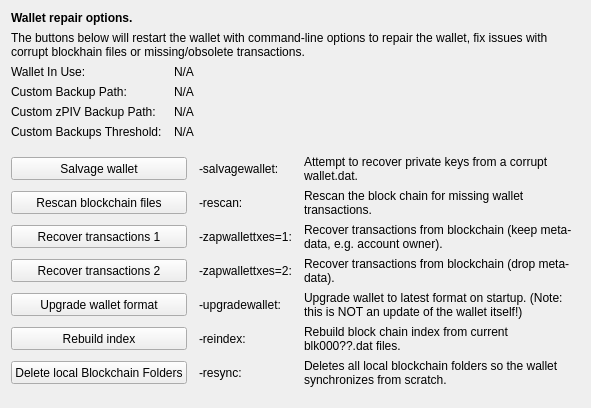
     <widget class="QWidget" name="tab_repair">
      <attribute name="title">
       <string>&amp;Wallet Repair</string>
      </attribute>
      <layout class="QGridLayout" name="gridLayout_4" columnstretch="0,0,0,0">
       <property name="horizontalSpacing">
        <number>12</number>
       </property>
       <item row="0" column="0" colspan="4">
        <widget class="QLabel" name="label_repair_header">
         <property name="font">
          <font>
           <weight>75</weight>
           <bold>true</bold>
          </font>
         </property>
         <property name="text">
          <string>Wallet repair options.</string>
         </property>
        </widget>
       </item>
       <item row="1" column="0" colspan="4">
        <widget class="QLabel" name="label_repair_helptext">
         <property name="font">
          <font>
           <weight>50</weight>
           <bold>false</bold>
          </font>
         </property>
         <property name="text">
          <string>The buttons below will restart the wallet with command-line options to repair the wallet, fix issues with corrupt blockhain files or missing/obsolete transactions.</string>
         </property>
         <property name="wordWrap">
          <bool>true</bool>
         </property>
        </widget>
       </item>
       <item row="2" column="0">
        <widget class="QLabel" name="wallet_path_label">
         <property name="text">
          <string>Wallet In Use:</string>
         </property>
        </widget>
       </item>
       <item row="2" column="1" colspan="3">
        <widget class="QLabel" name="wallet_path">
         <property name="cursor">
          <cursorShape>IBeamCursor</cursorShape>
         </property>
         <property name="text">
          <string>N/A</string>
         </property>
         <property name="textFormat">
          <enum>Qt::PlainText</enum>
         </property>
         <property name="textInteractionFlags">
          <set>Qt::LinksAccessibleByMouse|Qt::TextSelectableByKeyboard|Qt::TextSelectableByMouse</set>
         </property>
        </widget>
       </item>
       <item row="3" column="0">
        <widget class="QLabel" name="wallet_custombackuppath_label">
         <property name="text">
          <string>Custom Backup Path:</string>
         </property>
         <property name="visible">
          <bool>false</bool>
         </property>
        </widget>
       </item>
       <item row="3" column="1" colspan="3">
        <widget class="QLabel" name="wallet_custombackuppath">
         <property name="cursor">
          <cursorShape>IBeamCursor</cursorShape>
         </property>
         <property name="text">
          <string>N/A</string>
         </property>
         <property name="textFormat">
          <enum>Qt::PlainText</enum>
         </property>
         <property name="textInteractionFlags">
          <set>Qt::LinksAccessibleByMouse|Qt::TextSelectableByKeyboard|Qt::TextSelectableByMouse</set>
         </property>
         <property name="visible">
          <bool>false</bool>
         </property>
        </widget>
       </item>
       <item row="4" column="0">
        <widget class="QLabel" name="wallet_customzpivbackuppath_label">
         <property name="text">
          <string>Custom zPIV Backup Path:</string>
         </property>
         <property name="visible">
          <bool>false</bool>
         </property>
        </widget>
       </item>
       <item row="4" column="1" colspan="3">
        <widget class="QLabel" name="wallet_customzpivbackuppath">
         <property name="cursor">
          <cursorShape>IBeamCursor</cursorShape>
         </property>
         <property name="text">
          <string>N/A</string>
         </property>
         <property name="textFormat">
          <enum>Qt::PlainText</enum>
         </property>
         <property name="textInteractionFlags">
          <set>Qt::LinksAccessibleByMouse|Qt::TextSelectableByKeyboard|Qt::TextSelectableByMouse</set>
         </property>
         <property name="visible">
          <bool>false</bool>
         </property>
        </widget>
       </item>
       <item row="5" column="0">
        <widget class="QLabel" name="wallet_custombackupthreshold_label">
         <property name="text">
          <string>Custom Backups Threshold:</string>
         </property>
         <property name="visible">
          <bool>false</bool>
         </property>
        </widget>
       </item>
       <item row="5" column="1" colspan="3">
        <widget class="QLabel" name="wallet_custombackupthreshold">
         <property name="cursor">
          <cursorShape>IBeamCursor</cursorShape>
         </property>
         <property name="text">
          <string>N/A</string>
         </property>
         <property name="textFormat">
          <enum>Qt::PlainText</enum>
         </property>
         <property name="textInteractionFlags">
          <set>Qt::LinksAccessibleByMouse|Qt::TextSelectableByKeyboard|Qt::TextSelectableByMouse</set>
         </property>
         <property name="visible">
          <bool>false</bool>
         </property>
        </widget>
       </item>
       <item row="6" column="0">
        <spacer name="verticalSpacer_repair1">
         <property name="orientation">
          <enum>Qt::Vertical</enum>
         </property>
         <property name="sizeHint" stdset="0">
          <size>
           <width>10</width>
           <height>10</height>
          </size>
         </property>
        </spacer>
       </item>
       <item row="7" column="0" colspan="2">
        <widget class="QPushButton" name="btn_salvagewallet">
         <property name="minimumSize">
          <size>
           <width>100</width>
           <height>23</height>
          </size>
         </property>
         <property name="text">
          <string>Salvage wallet</string>
         </property>
        </widget>
       </item>
       <item row="7" column="2">
        <widget class="QLabel" name="label_repair_salvage_command">
         <property name="text">
          <string notr="true">-salvagewallet:</string>
         </property>
        </widget>
       </item>
       <item row="7" column="3">
        <widget class="QLabel" name="label_repair_salvage">
         <property name="text">
          <string>Attempt to recover private keys from a corrupt wallet.dat.</string>
         </property>
         <property name="wordWrap">
          <bool>true</bool>
         </property>
        </widget>
       </item>
       <item row="8" column="0" colspan="2">
        <widget class="QPushButton" name="btn_rescan">
         <property name="minimumSize">
          <size>
           <width>100</width>
           <height>23</height>
          </size>
         </property>
         <property name="text">
          <string>Rescan blockchain files</string>
         </property>
        </widget>
       </item>
       <item row="8" column="2">
        <widget class="QLabel" name="label_repair_rescan_command">
         <property name="text">
          <string notr="true">-rescan:</string>
         </property>
        </widget>
       </item>
       <item row="8" column="3">
        <widget class="QLabel" name="label_repair_rescan">
         <property name="text">
          <string>Rescan the block chain for missing wallet transactions.</string>
         </property>
         <property name="wordWrap">
          <bool>true</bool>
         </property>
        </widget>
       </item>
       <item row="9" column="0" colspan="2">
        <widget class="QPushButton" name="btn_zapwallettxes1">
         <property name="minimumSize">
          <size>
           <width>100</width>
           <height>23</height>
          </size>
         </property>
         <property name="text">
          <string>Recover transactions 1</string>
         </property>
        </widget>
       </item>
       <item row="9" column="2">
        <widget class="QLabel" name="label_repair_zap1_command">
         <property name="text">
          <string notr="true">-zapwallettxes=1:</string>
         </property>
        </widget>
       </item>
       <item row="9" column="3">
        <widget class="QLabel" name="label_repair_zap1">
         <property name="text">
          <string>Recover transactions from blockchain (keep meta-data, e.g. account owner).</string>
         </property>
         <property name="wordWrap">
          <bool>true</bool>
         </property>
        </widget>
       </item>
       <item row="10" column="0" colspan="2">
        <widget class="QPushButton" name="btn_zapwallettxes2">
         <property name="minimumSize">
          <size>
           <width>100</width>
           <height>23</height>
          </size>
         </property>
         <property name="text">
          <string>Recover transactions 2</string>
         </property>
        </widget>
       </item>
       <item row="10" column="2">
        <widget class="QLabel" name="label_repair_zap2_command">
         <property name="text">
          <string notr="true">-zapwallettxes=2:</string>
         </property>
        </widget>
       </item>
       <item row="10" column="3">
        <widget class="QLabel" name="label_repair_zap2">
         <property name="text">
          <string>Recover transactions from blockchain (drop meta-data).</string>
         </property>
         <property name="wordWrap">
          <bool>true</bool>
         </property>
        </widget>
       </item>
       <item row="11" column="0" colspan="2">
        <widget class="QPushButton" name="btn_upgradewallet">
         <property name="minimumSize">
          <size>
           <width>100</width>
           <height>23</height>
          </size>
         </property>
         <property name="text">
          <string>Upgrade wallet format</string>
         </property>
        </widget>
       </item>
       <item row="11" column="2">
        <widget class="QLabel" name="label_repair_upgrade_command">
         <property name="text">
          <string notr="true">-upgradewallet:</string>
         </property>
        </widget>
       </item>
       <item row="11" column="3">
        <widget class="QLabel" name="label_repair_upgrade">
         <property name="text">
          <string>Upgrade wallet to latest format on startup. (Note: this is NOT an update of the wallet itself!)</string>
         </property>
         <property name="wordWrap">
          <bool>true</bool>
         </property>
        </widget>
       </item>
       <item row="12" column="0" colspan="2">
        <widget class="QPushButton" name="btn_reindex">
         <property name="minimumSize">
          <size>
           <width>100</width>
           <height>23</height>
          </size>
         </property>
         <property name="text">
          <string>Rebuild index</string>
         </property>
        </widget>
       </item>
       <item row="12" column="2">
        <widget class="QLabel" name="label_repair_reindex_command">
         <property name="text">
          <string notr="true">-reindex:</string>
         </property>
        </widget>
       </item>
       <item row="12" column="3">
        <widget class="QLabel" name="label_repair_reindex">
         <property name="text">
          <string>Rebuild block chain index from current blk000??.dat files.</string>
         </property>
         <property name="wordWrap">
          <bool>true</bool>
         </property>
        </widget>
       </item>
       <item row="13" column="0" colspan="2">
        <widget class="QPushButton" name="btn_resync">
         <property name="minimumSize">
          <size>
           <width>100</width>
           <height>23</height>
          </size>
         </property>
         <property name="text">
          <string>Delete local Blockchain Folders</string>
         </property>
        </widget>
       </item>
       <item row="13" column="2">
        <widget class="QLabel" name="label_repair_resync_command">
         <property name="text">
          <string>-resync:</string>
         </property>
        </widget>
       </item>
       <item row="13" column="3">
        <widget class="QLabel" name="label_repair_resync">
         <property name="text">
          <string>Deletes all local blockchain folders so the wallet synchronizes from scratch.</string>
         </property>
         <property name="wordWrap">
          <bool>true</bool>
         </property>
        </widget>
       </item>
       <item row="14" column="0">
        <spacer name="verticalSpacer_repair2">
         <property name="orientation">
          <enum>Qt::Vertical</enum>
         </property>
         <property name="sizeHint" stdset="0">
          <size>
           <width>20</width>
           <height>10</height>
          </size>
         </property>
        </spacer>
       </item>
      </layout>
     </widget>
